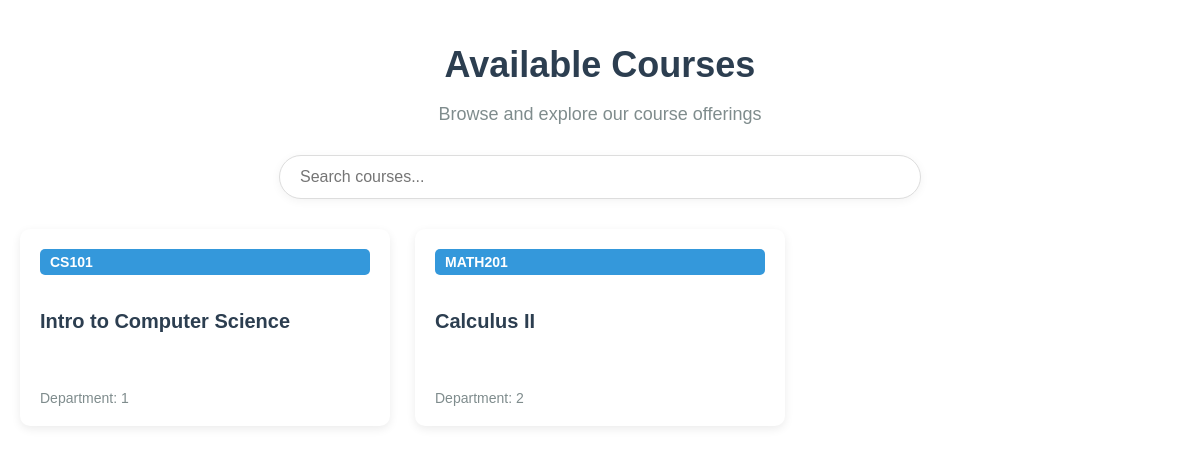
The app's page /courses, older data.
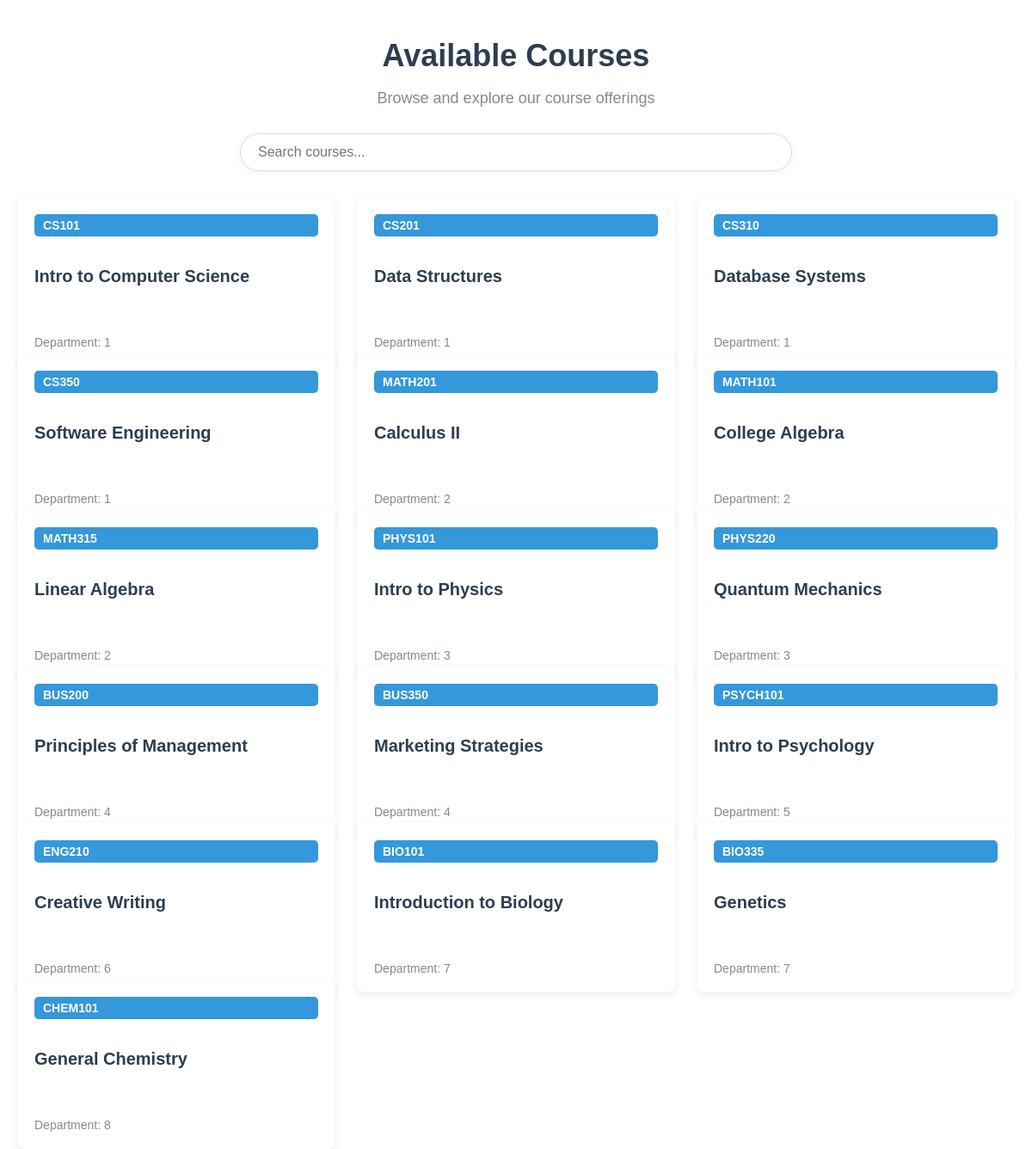
The same page, newer data.
### tables this page shows
CREATE TABLE courses (
    course_code TEXT PRIMARY KEY,
    course_name TEXT NOT NULL, 
    department_id TEXT NOT NULL,
    FOREIGN KEY (department_id) REFERENCES departments(department_id)
   
);

### main.py (the view)
@app.route('/courses')
def courses():
    conn = get_db_connection()
    courses = conn.execute('SELECT * FROM courses').fetchall()
    conn.close()
    return render_template('courses.html', courses=courses)

### main.py (called while the page is built)
def get_db_connection():
    conn = sqlite3.connect('database.db')
    conn.row_factory = sqlite3.Row
    return conn

### src/templates/courses.html (shortened to what this page needs)
{% extends 'base.html' %}
{% block content %}
<div class="courses-container">
    <div class="header-section">
        <h1>Available Courses</h1>
        <p class="subtitle">Browse and explore our course offerings</p>
    </div>
    <div class="search-section">
        <input type="text" id="courseSearch" placeholder="Search courses..." class="search-input">
    </div>
    <div class="courses-grid">
        {% for course in courses %}
        <a href="{{ url_for('course_detail', course_code=course['course_code']) }}" class="course-card">
            <div class="course-code">{{ course['course_code'] }}</div>
            <h3 class="course-title">{{ course['course_name'] }}</h3>
            {% if course['department_id'] %}
            <div class="course-dept">Department: {{ course['department_id'] }}</div>
            {% endif %}
        </a>
        {% endfor %}
    </div>
</div>
{% endblock %}

### src/templates/base.html (shortened to what this page needs)
<!DOCTYPE html>
<html lang="en">
<head>
    <link rel="stylesheet" href="{{ url_for('static', filename='style.css') }}">
</head>
<body>
    <div id="main">
        {% block content %}{% endblock %}
    </div>
</body>
</html>

### src/style.css (style rules this page uses)
body { background-color: white; color: black; font-family: sans-serif; margin: 0; }

### src/templates/courses.html (style rules this page uses)
.courses-container { max-width: 1200px; margin: 0 auto; padding: 20px; }
.header-section { text-align: center; margin-bottom: 30px; }
.header-section h1 { font-size: 36px; color: #2c3e50; margin-bottom: 10px; }
.subtitle { font-size: 18px; color: #7f8c8d; margin-bottom: 30px; }
.search-section { margin-bottom: 30px; display: flex; justify-content: center; }
.search-input { width: 100%; max-width: 600px; padding: 12px 20px; border-radius: 30px; border: 1px solid #ddd; font-size: 16px; box-shadow: 0 2px 10px rgba(0,0,0,0.05); transition: all 0.3s ease; }
.courses-grid { display: grid; grid-template-columns: repeat(auto-fill, minmax(280px, 1fr)); gap: 25px; }
.course-card { background-color: white; border-radius: 10px; padding: 20px; box-shadow: 0 3px 10px rgba(0,0,0,0.08); transition: all 0.3s ease; text-decoration: none; color: inherit; position: relative; overflow: hidden; display: flex; flex-direction: column; height: 100%; }
.course-code { display: inline-block; background-color: #3498db; color: white; padding: 5px 10px; border-radius: 5px; font-size: 14px; font-weight: bold; margin-bottom: 12px; }
.course-title { font-size: 20px; margin-bottom: 15px; color: #2c3e50; flex-grow: 1; line-height: 1.4; }
.course-dept { font-size: 14px; color: #7f8c8d; margin-top: auto; }

Row changes from the older to the newer data that the page shows:
added courses: course_code "CS201", course_name "Data Structures", department_id "1"
added courses: course_code "CS310", course_name "Database Systems", department_id "1"
added courses: course_code "CS350", course_name "Software Engineering", department_id "1"
added courses: course_code "MATH101", course_name "College Algebra", department_id "2"
added courses: course_code "MATH315", course_name "Linear Algebra", department_id "2"
added courses: course_code "PHYS101", course_name "Intro to Physics", department_id "3"
added courses: course_code "PHYS220", course_name "Quantum Mechanics", department_id "3"
added courses: course_code "BUS200", course_name "Principles of Management", department_id "4"
added courses: course_code "BUS350", course_name "Marketing Strategies", department_id "4"
added courses: course_code "PSYCH101", course_name "Intro to Psychology", department_id "5"
added courses: course_code "ENG210", course_name "Creative Writing", department_id "6"
added courses: course_code "BIO101", course_name "Introduction to Biology", department_id "7"
added courses: course_code "BIO335", course_name "Genetics", department_id "7"
added courses: course_code "CHEM101", course_name "General Chemistry", department_id "8"
